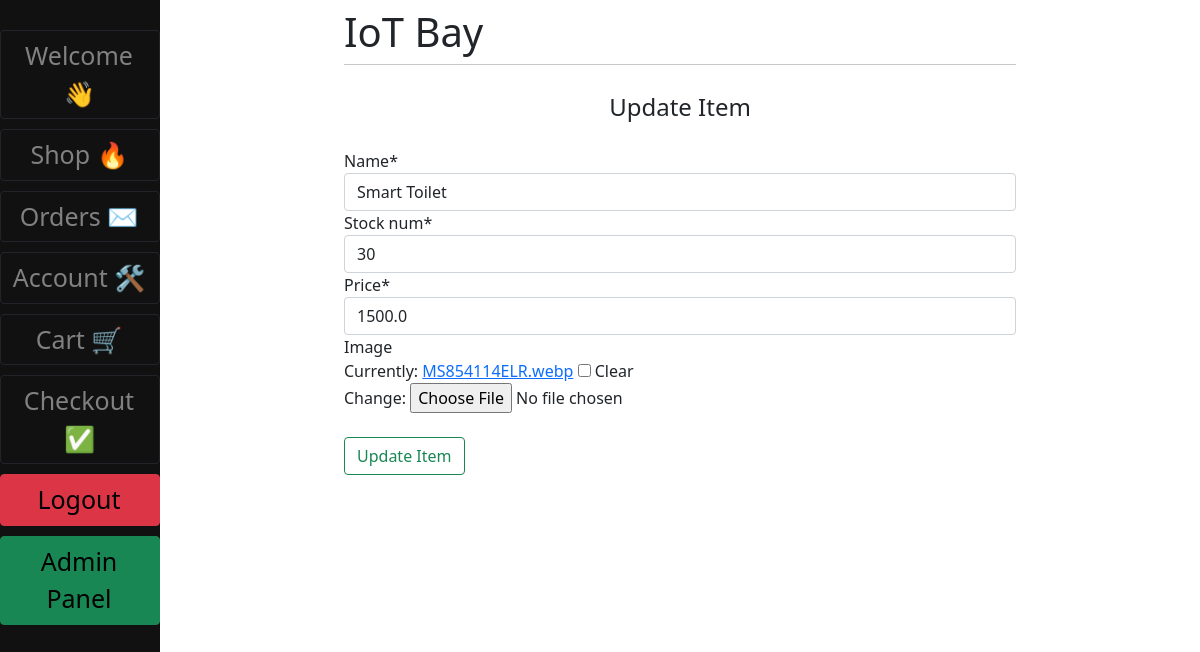
Page /update_item/4 (signed in) on the earlier database version.
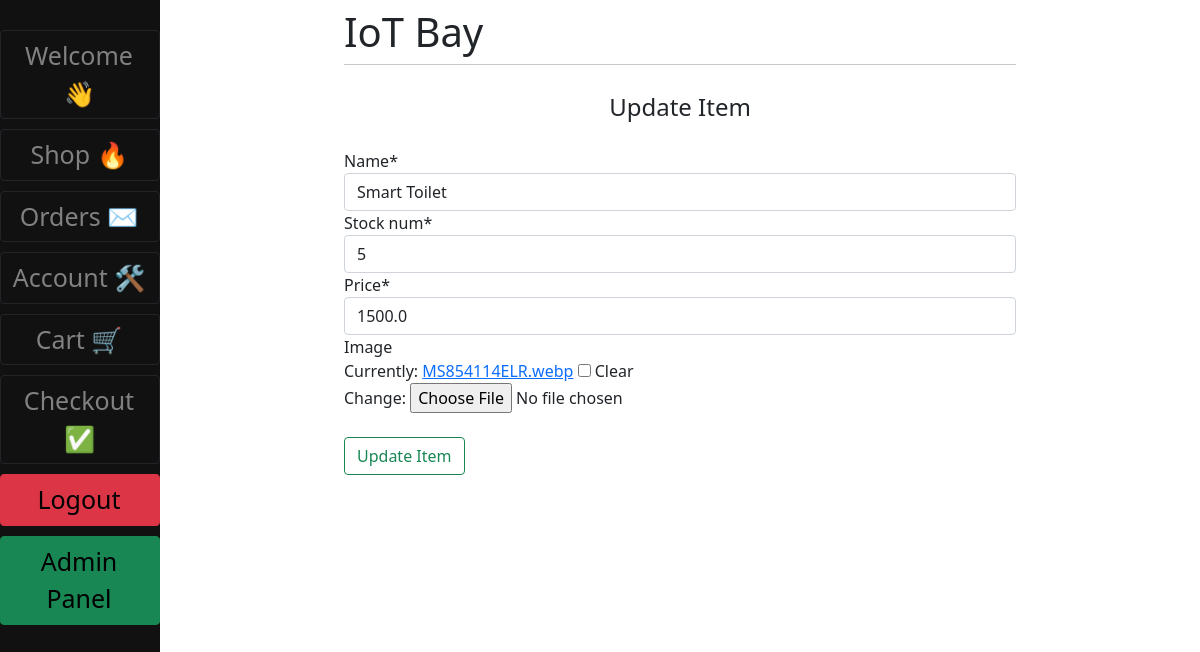
Same page on the later database version.
### main/models.py (models this page shows, shortened)
class Item(models.Model):
    name = models.CharField(max_length=100)
    stock_num = models.IntegerField()
    price = models.FloatField(null=True)
    image = models.ImageField(null=True, blank=True)

### main/views.py (the view)
# urls.py: path('update_item/<int:pk>', v.update_item, name="update_item"),
def update_item(request, pk):
    if request.user.is_staff or request.user.is_superuser:
        item = get_object_or_404(Item, pk=pk)
        if request.method == "POST":
            updateForm = UpdateItemForm(request.POST, request.FILES)
            if updateForm.is_valid():
                item.name = updateForm.data["name"]
                item.stock_num = updateForm.data["stock_num"]
                item.price = updateForm.data["price"]
                item.save()
                return redirect(f"/view_item/{pk}")
        else:
            updateForm = UpdateItemForm(instance=item)
        return render(
            request, "Product_Management/update_item.html", {"form": updateForm}
        )

### main/forms.py
class UpdateItemForm(ModelForm):
    class Meta:
        model = Item
        fields = ["name", "stock_num", "price", "image"]

### main/templates/Product_Management/update_item.html (shortened to what this page needs)
{% extends "main/base.html" %}
{% load crispy_forms_tags %}
{% block content %}
<div class="content-section">
    <form method = "POST" enctype="multipart/form-data">
        <fieldset>
            <legend class="border.bottom pd-2 mb-4 text-center">Update Item</legend>
            <div class="form-group">
                {{form|crispy}}
            </div>
            <div class="form-group pt-4">
                <button class="btn btn-outline-success" type="submit">Update Item</button>
            </div>
        </fieldset>
</div>
{%endblock%}

Differences in the rows shown:
changed Item "Smart Toilet": stock_num "30" → "5"
